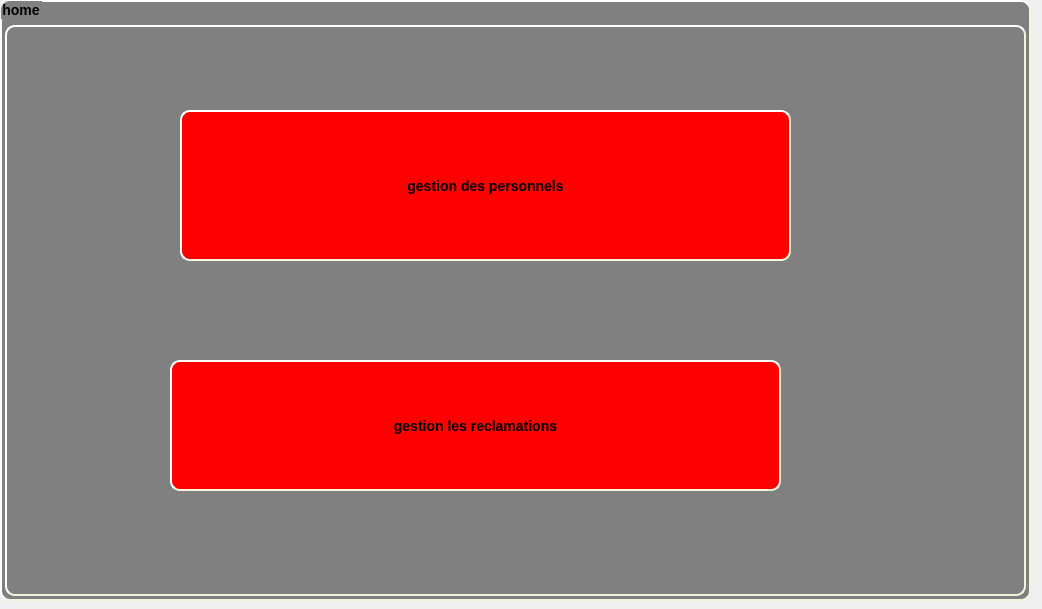
<?xml version="1.0" encoding="UTF-8"?>
<ui version="4.0">
 <class>Home</class>
 <widget class="QDialog" name="Home">
  <property name="geometry">
   <rect>
    <x>0</x>
    <y>0</y>
    <width>1042</width>
    <height>609</height>
   </rect>
  </property>
  <property name="windowTitle">
   <string>Dialog</string>
  </property>
  <widget class="QGroupBox" name="groupBox">
   <property name="geometry">
    <rect>
     <x>0</x>
     <y>0</y>
     <width>1031</width>
     <height>601</height>
    </rect>
   </property>
   <property name="styleSheet">
    <string notr="true">background-color: grey;
    border-style: outset;
    border-width: 2px;
    border-radius: 10px;
    border-color: beige;
    font: bold 14px;
    min-width: 10em;
    padding: 6px;
</string>
   </property>
   <property name="title">
    <string>home</string>
   </property>
   <widget class="QPushButton" name="pushButton_13">
    <property name="geometry">
     <rect>
      <x>180</x>
      <y>110</y>
      <width>611</width>
      <height>151</height>
     </rect>
    </property>
    <property name="font">
     <font>
      <pointsize>-1</pointsize>
      <weight>75</weight>
      <italic>false</italic>
      <bold>true</bold>
     </font>
    </property>
    <property name="styleSheet">
     <string notr="true">background-color: red;
    border-style: outset;
    border-width: 2px;
    border-radius: 10px;
    border-color: beige;
    font: bold 14px;
    min-width: 10em;
    padding: 6px;</string>
    </property>
    <property name="text">
     <string>gestion des personnels</string>
    </property>
   </widget>
   <widget class="QPushButton" name="pushButton_14">
    <property name="geometry">
     <rect>
      <x>170</x>
      <y>360</y>
      <width>611</width>
      <height>131</height>
     </rect>
    </property>
    <property name="font">
     <font>
      <pointsize>-1</pointsize>
      <weight>75</weight>
      <italic>false</italic>
      <bold>true</bold>
     </font>
    </property>
    <property name="styleSheet">
     <string notr="true">background-color: red;
    border-style: outset;
    border-width: 2px;
    border-radius: 10px;
    border-color: beige;
    font: bold 14px;
    min-width: 10em;
    padding: 6px;</string>
    </property>
    <property name="text">
     <string>gestion les reclamations</string>
    </property>
   </widget>
   <widget class="QLabel" name="labelpic2">
    <property name="geometry">
     <rect>
      <x>5</x>
      <y>25</y>
      <width>1021</width>
      <height>571</height>
     </rect>
    </property>
    <property name="text">
     <string/>
    </property>
   </widget>
   <zorder>labelpic2</zorder>
   <zorder>pushButton_13</zorder>
   <zorder>pushButton_14</zorder>
  </widget>
 </widget>
 <resources/>
 <connections/>
</ui>
